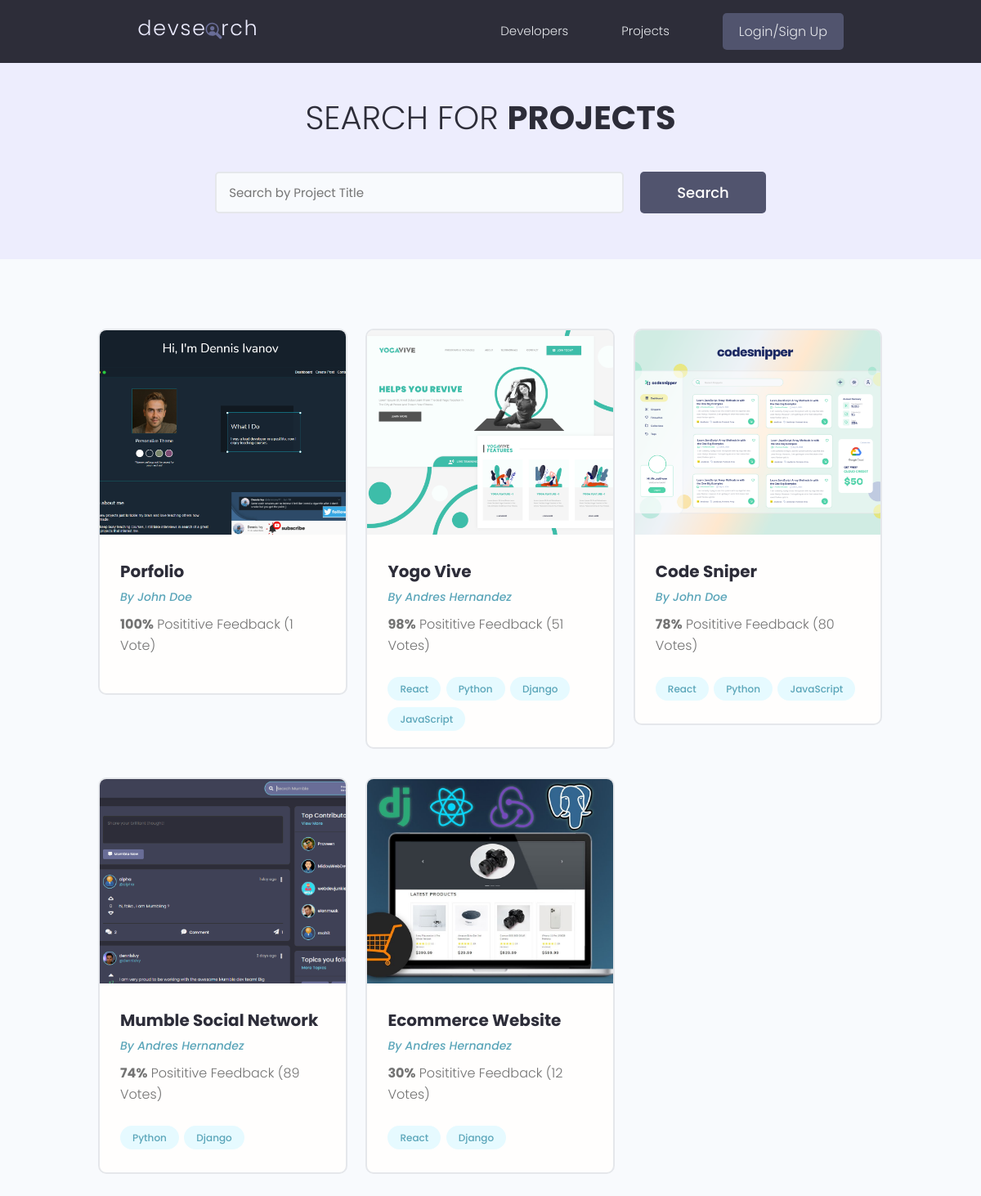
/projects/?page=2, run on an earlier commit of the app's database.
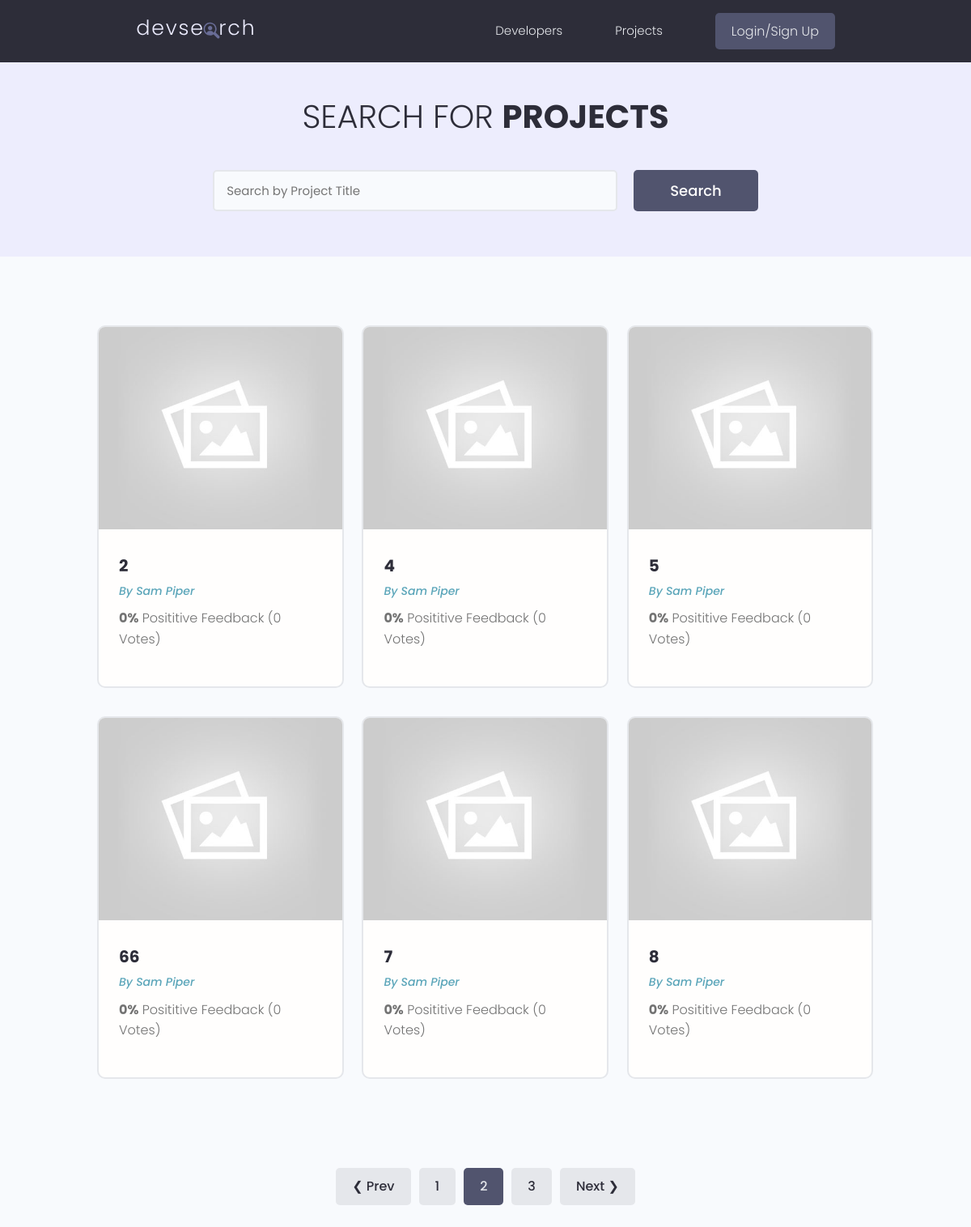
And on a later commit of the database.
### projects/models.py (models this page shows, shortened)
class Project(models.Model):
    owner = models.ForeignKey(Profile, null=True, blank=True, on_delete=models.SET_NULL)
    title = models.CharField(max_length=200)
    description = models.TextField(null=True, blank=True) # null is for the DB and blank is for the
    featured_image = models.ImageField(null=True, blank=True, default="default.jpg")
    demo_link = models.CharField(max_length=2000, null=True, blank=True)
    source_link = models.CharField(max_length=2000, null=True, blank=True)
    tags = models.ManyToManyField('Tag', blank=True)
    vote_total = models.IntegerField(default=0, null=True, blank=True)
    vote_ratio = models.IntegerField(default=0, null=True, blank=True)
    created = models.DateTimeField(auto_now_add=True)
    id = models.UUIDField(default=uuid.uuid4, unique=True, primary_key=True, editable=False)
    class Meta:
        ordering = ['-vote_ratio', '-vote_total', 'title']

class Tag(models.Model):
    name = models.CharField(max_length=200)
    created = models.DateTimeField(auto_now_add=True)
    id = models.UUIDField(default=uuid.uuid4, unique=True, primary_key=True, editable=False)
    def __str__(self) -> str:
        return self.name

### users/models.py (models this page shows, shortened)
class Profile(models.Model):
    user = models.OneToOneField(User, on_delete=models.CASCADE, null=True, blank=True)
    name = models.CharField(max_length=200, blank=True, null=True)
    email = models.EmailField(max_length=300, blank=True, null=True)
    username = models.CharField(max_length=200, blank=True, null=True)
    location = models.CharField(max_length=200, blank=True, null=True)
    short_intro = models.CharField(max_length=200, blank=True, null=True)
    bio = models.TextField(blank=True, null=True)
    profile_image = models.ImageField(null=True, blank=True, upload_to= 'profiles/', default='profiles/user-default.png')
    social_github = models.CharField(max_length=200, blank=True, null=True)
    social_twitter = models.CharField(max_length=200, blank=True, null=True)
    social_linkedin = models.CharField(max_length=200, blank=True, null=True)
    social_youtube = models.CharField(max_length=200, blank=True, null=True)
    social_website = models.CharField(max_length=200, blank=True, null=True)
    created = models.DateTimeField(auto_now_add=True)
    id = models.UUIDField(default=uuid.uuid4, unique=True, primary_key=True, editable=False)

### projects/views.py (the view)
# urls.py: path('projects/', include('projects.urls')),
def projects(request):
    projects, search_query = searchProjects(request)
    custom_range, projects = paginateProjects(request, projects, 6)
    context = {
        'projects': projects, 'search_query':search_query, 'custom_range': custom_range
        }
    return render(request, 'projects/projects.html', context )

### projects/utils.py (called while the page is built)
def paginateProjects(request, projects, results):
    page = request.GET.get('page')
    paginator = Paginator(projects, results)
    try:
        projects = paginator.page(page)
    except PageNotAnInteger:
        page = 1
        projects = paginator.page(page)
    except EmptyPage:
        page = paginator.num_pages
        projects = paginator.page(page)
    leftIndex = (int(page) - 1)
    rightIndex = (int(page) + 2)
    if leftIndex < 1: leftIndex = 1
    if rightIndex > paginator.num_pages: rightIndex = paginator.num_pages + 1
    custom_range = range(leftIndex, rightIndex)
    return custom_range, projects

def searchProjects(request):
    search_query = ''
    if request.GET.get('search_query'):
        search_query = request.GET.get('search_query')
    tags = Tag.objects.filter(name__icontains=search_query)
    projects = Project.objects.distinct().filter(
        Q(title__icontains=search_query) |
        Q(description__icontains=search_query) |
        Q(owner__name__icontains=search_query) |
        Q(tags__in=tags)
    )
    return projects, search_query

### projects/templates/projects/projects.html (shortened to what this page needs)
{% extends 'main.html' %}
{% block content %}
<main class="projects">
   <section class="hero-section text-center">
     <div class="container container--narrow">
       <div class="hero-section__box">
         <h2>Search for <span>Projects</span></h2>
       </div>
       <div class="hero-section__search">
         <form class="form" id="searchForm" action="{% url 'projects' %}" method="get">
           <div class="form__field">
             <input class="input input--text" id="formInput#search" type="text" name="search_query"
             value="{{search_query}}"  placeholder="Search by Project Title" />
           </div>
           <input class="btn btn--sub btn--lg" type="submit" value="Search" />
         </form>
       </div>
     </div>
   </section>
   <section class="projectsList">
     <div class="container">
       <div class="grid grid--three">
         {% for project in projects %}
         <div class="column">
           <div class="card project">
             <a href="{% url 'project' project.id %}" class="project">
               <img class="project__thumbnail" src="{{ project.featured_image.url }}" alt="project thumbnail" />
               <div class="card__body">
                 <h3 class="project__title">{{ project.title }}</h3>
                 <p><a class="project__author" href="{% url 'user-profile' project.owner.id %}">By {{ project.owner.name }}</a></p>
                 <p class="project--rating">
                   <span style="font-weight: bold;">{{ project.vote_ratio}}%</span> Posititive
                   Feedback ({{ project.vote_total }} Vote{{ project.vote_total | pluralize:"s" }})
                 </p>
                 <div class="project__tags">
                    {% for tag in project.tags.all %}
                   <span class="tag tag--pill tag--main">
                     <small>{{ tag }}</small>
                   </span>
                   {% endfor %}
                 </div>
               </div>
             </a>
           </div>
         </div>
         {% endfor %}
       </div>
     </div>
   </section>
  {% include 'pagination.html' with queryset=projects custom_range=custom_range %}
 </main>
{% endblock content %}

What changed in the data, as far as the page shows it:
no longer on this page (row unchanged): Project: featured_image (picture), title "Porfolio", owner.name "John Doe", vote_ratio "100", vote_total "1"
no longer on this page (row unchanged): Project: featured_image (picture), title "Yogo Vive", owner.name "Andres Hernandez", vote_ratio "98", vote_total "51", vote_total|pluralize "s"
no longer on this page (row unchanged): Tag: name "React"
no longer on this page (row unchanged): Tag: name "Python"
no longer on this page (row unchanged): Tag: name "Django"
no longer on this page (row unchanged): Tag: name "JavaScript"
no longer on this page (row unchanged): Project: featured_image (picture), title "Code Sniper", owner.name "John Doe", vote_ratio "78", vote_total "80", vote_total|pluralize "s"
no longer on this page (row unchanged): Project: featured_image (picture), title "Mumble Social Network", owner.name "Andres Hernandez", vote_ratio "74", vote_total "89", vote_total|pluralize "s"
no longer on this page (row unchanged): Project: featured_image (picture), title "Ecommerce Website", owner.name "Andres Hernandez", vote_ratio "30", vote_total "12", vote_total|pluralize "s"
added Project: featured_image (placeholder picture), title "2", owner.name "Sam Piper", vote_ratio "0", vote_total "0", vote_total|pluralize "s"
added Project: featured_image (placeholder picture), title "4", owner.name "Sam Piper", vote_ratio "0", vote_total "0", vote_total|pluralize "s"
added Project: featured_image (placeholder picture), title "5", owner.name "Sam Piper", vote_ratio "0", vote_total "0", vote_total|pluralize "s"
added Project: featured_image (placeholder picture), title "66", owner.name "Sam Piper", vote_ratio "0", vote_total "0", vote_total|pluralize "s"
added Project: featured_image (placeholder picture), title "7", owner.name "Sam Piper", vote_ratio "0", vote_total "0", vote_total|pluralize "s"
added Project: featured_image (placeholder picture), title "8", owner.name "Sam Piper", vote_ratio "0", vote_total "0", vote_total|pluralize "s"
Also different on the page:
text now shown: "❮ Prev Next ❯"
new list line: "1"
new list line: "2"
new list line: "3"
